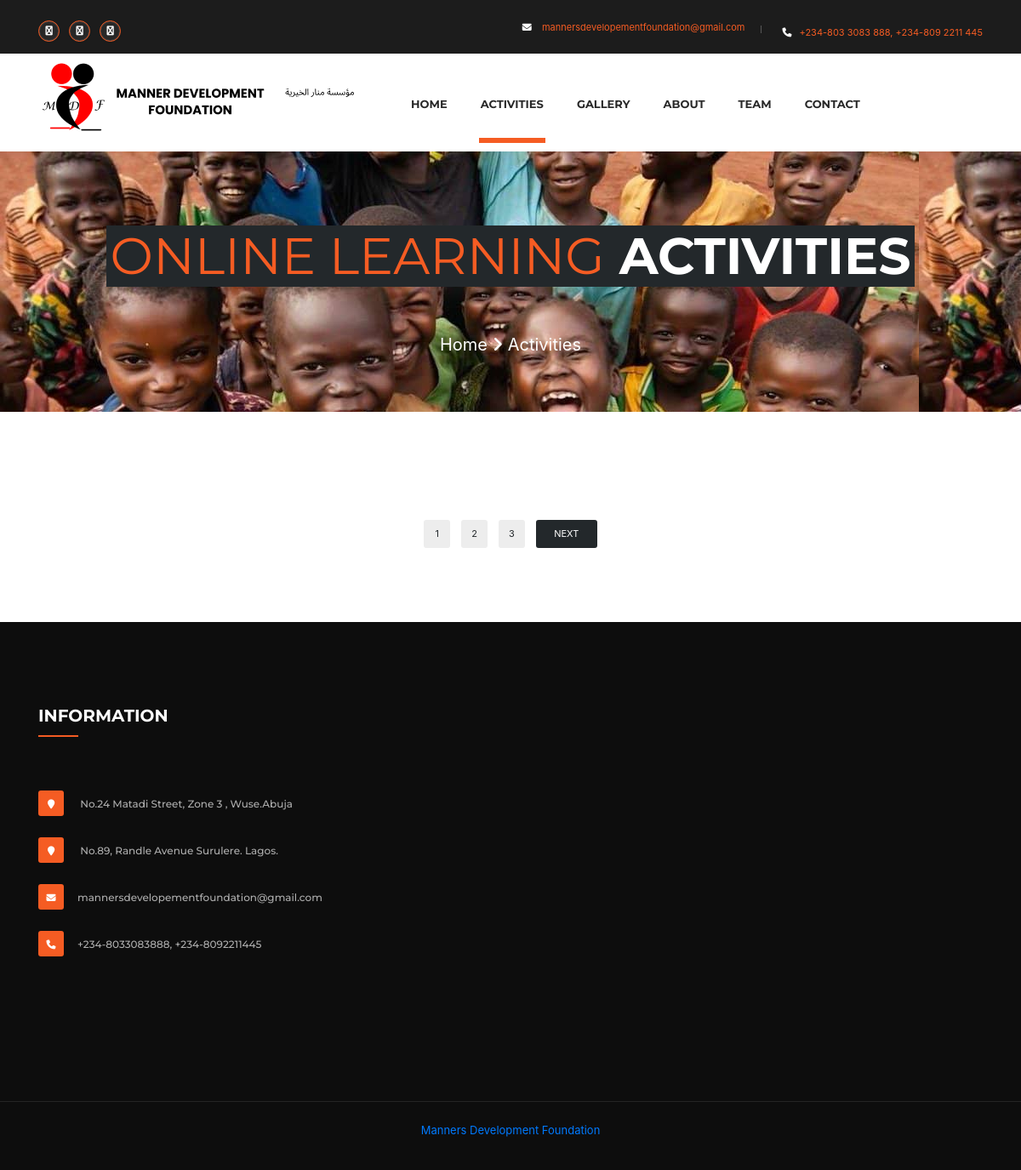
The app's page /post/Hairdressing_&_barbing, older data.
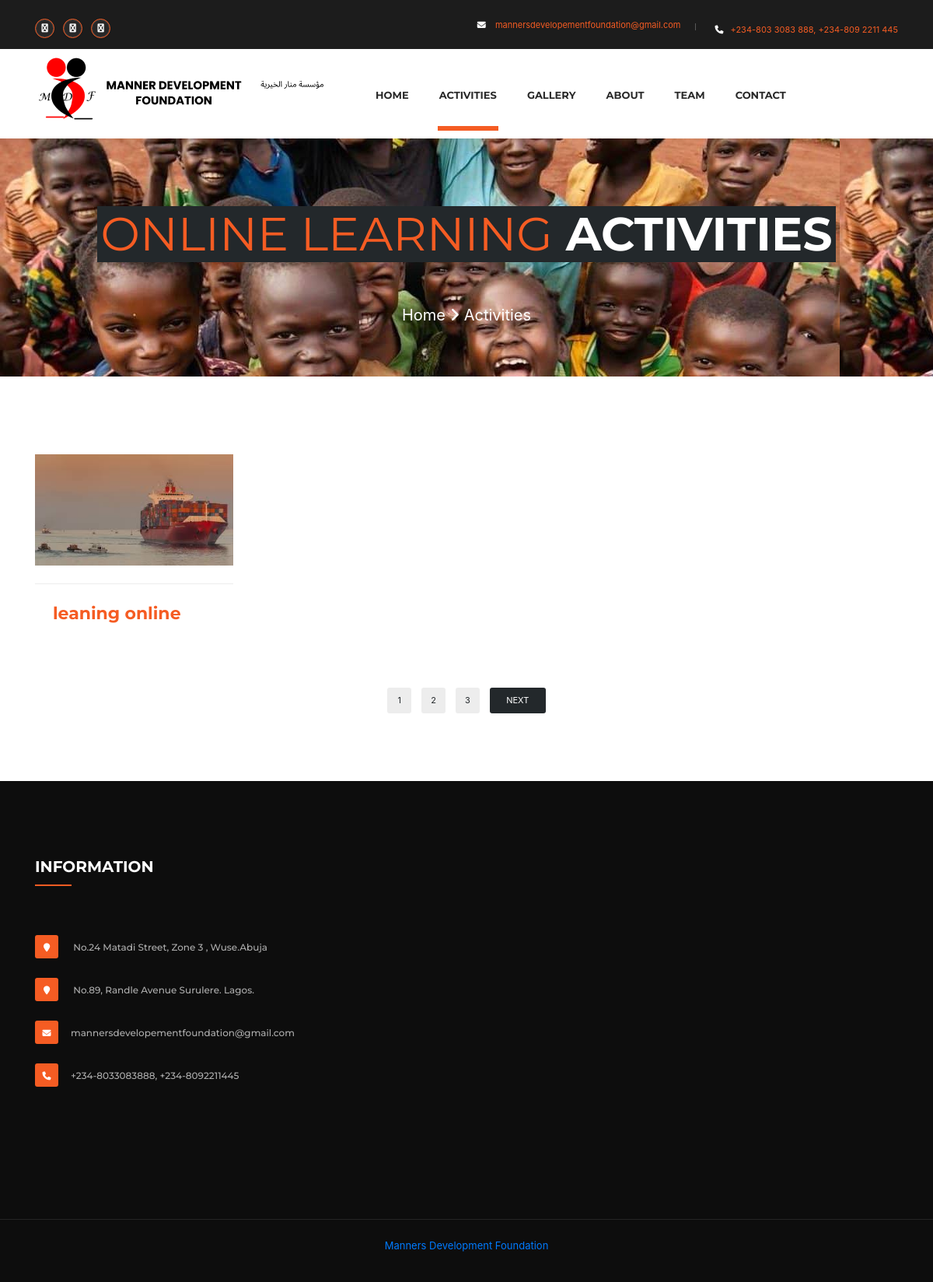
The same page, newer data.
### organisermangementapp/models.py (models this page shows, shortened)
class Blogposter(models.Model):
    heading = models.CharField(max_length=500)
    category = models.ForeignKey(Activity, on_delete=models.CASCADE, max_length=50,null=True, blank=True)
    back_ground_img = models.ImageField(upload_to="images", null=True,blank=True)
    back_ground_img_title = models.CharField(max_length=1000, null=True, blank=True)
    writer_name = models.CharField(max_length=1000,null=True, blank=True)
    cause_sub_heading = models.CharField(max_length=1000, null=True, blank=True)
    cause_sub_heading_img = models.ImageField(upload_to="images", null=True, blank=True)
    cause_sub_heading_img_title = models.CharField(max_length=1000, null=True, blank=True)
    article = models.TextField(max_length=5000, null=True, blank=True)
    youtube_link = models.CharField(max_length=1000, null=True, blank=True)
    images1 = models.ImageField(upload_to="images", null=True, blank=True)
    images2 = models.ImageField(upload_to="images", null=True, blank=True)
    images3 = models.ImageField(upload_to="images", null=True, blank=True)
    images4 = models.ImageField(upload_to="images", null=True, blank=True)
    created_on = models.DateTimeField(auto_now_add=True)
    @property
    def imageURL(self):
        try:
            url =self.back_ground_img.url
        except:
            url =""
        return url

### organisermangementapp/views.py (the view)
# urls.py: path('post/Hairdressing_&_barbing', views.hair, name="post_hair"),
def hair(request ):
    pk = "Hairdressing_&_barbing"
    post = Blogposter.objects.filter(category__category=pk)
    context = {'post': post, }
    return render(request, 'hair.html', context)

### organisermangementapp/templates/hair.html (shortened to what the changed rows need)
{% load static %}
<!DOCTYPE html>
<html>
<head>
    <link rel="stylesheet" href='{% static "stylescss/responsive.css" %}'>
    	<link rel="stylesheet" href='{% static "styles/bootstrap.css" %}'>
        <link rel="stylesheet" href='{% static "styles/component.css" %}'>
        <link rel="stylesheet" href='{% static "styles/flaticon.css" %}'>
        <link rel="stylesheet" href='{% static "styles/style.css" %}'>
       <link rel="stylesheet" href='{% static "styles/hover.css" %}'>
        <link rel="stylesheet" href='{% static "styles/revolution-slider.css" %}'>
        <link rel="stylesheet" href='{% static "styles/animate.css" %}'>
        <link rel="stylesheet" href='{% static "styles/font-awesome.css" %}'>
         <link rel="stylesheet" href='{% static "styles/owl.css" %}'>
          <link rel="stylesheet" href='{% static "styles/responsive.css" %}'>
    	<link rel="stylesheet" href="https://cdn.jsdelivr.net/npm/bootstrap@4.3.1/dist/css/bootstrap.min.css">
       	<link rel="stylesheet" href="https://cdnjs.cloudflare.com/ajax/libs/font-awesome/6.3.0/css/all.min.css" />
</head>
<body>
    <div class="page-wrapper">
        <section class="slider-section" style="background-image:url(/static/images/gallery/background.jpeg);">
            <div class="container">
                <div class="slider">
                    <div class="text team-light">
                        <h2><span>Online Learning</span> Activities</h2>
                    </div>
                </div>
            </div>
        </section>
        <section class="welcome-seciton page-causes">
            <div class="container">
                <div class="row">
                 {% for posts in post %}
                      <div class="col-md-3 col-sm-6 col-xs-12">
                        <div class="welcome-item hvr-float-shadow">
                            <div class="img-holder">
                             <figure><a  href="{% url 'hair_post' posts.id %}"><img src="{{posts.imageURL}}" alt="Images" /></a></figure>
                            </div>
                            <div class="text">
                                  <div class="pro-text">
                                    <h4>{{posts.heading }}</h4>
                                    </div>
                            </div>
                        </div>
                    </div>
                     {% endfor %}
                    </div>
                </div>
            </div>
        <footer class="footer-section widget">
            <div class="container ">
                    <div class="footer-item">
                                <h2>Information</h2>
                    </div>
            </div>
    </footer>
</body>
</html>

Row changes from the older to the newer data that the page shows:
now on this page (row edited): Blogposter: imageURL (picture), heading "leaning online"
